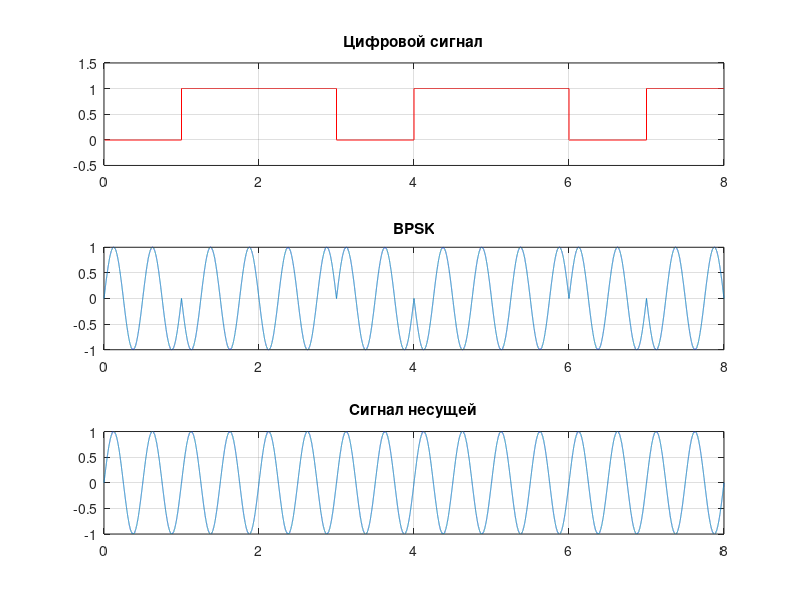

Write the MATLAB code that produced this figure.
clear all;
close all;

f = 2; % частота синусоидального сигнала 
fs = 10000; % периода выборки синусоидального сигнала
t = 0:1/fs:1; % время разбиения на сегменты 1 / fs
%% Установка фазовых сдвигов для различных сигналов BPSK
p1 = 0;
p2 = pi;
% Получение числовых значений битов для модуляции
N = 8;
% Генерируем случайный сигнал
bit_stream=round(rand(1,N));
% Распределение динамических переменных
time = [];
digital_signal = [];
BPSK = [];
carrier_signal = [];

%% Генерация сигнала
for ii = 1:1:N
% исходный цифровой сигнал
if bit_stream(ii) == 0
bit = zeros(1,length(t));
else
bit = ones(1,length(t));
end
digital_signal = [digital_signal bit];

% Генерирование сигнала BPSK
if bit_stream(ii) == 0
bit = sin(2*pi*f*t+p1);
else
bit = sin(2*pi*f*t+p2);
end
BPSK = [BPSK bit];

% Генерация несущей 
carrier = sin(2*f*t*pi);
carrier_signal = [carrier_signal carrier];

time = [time t];
t = t + 1;

end

subplot(3,1,1);
plot(time,digital_signal,'r');
grid on;
title('Цифровой сигнал')
axis([0 time(end) -0.5 1.5]);

subplot(3,1,2);
plot(time,BPSK);
title('BPSK')
grid on;
axis tight;

subplot(3,1,3);
plot(time,carrier_signal);
title('Сигнал несущей')
grid on;
axis tight;
